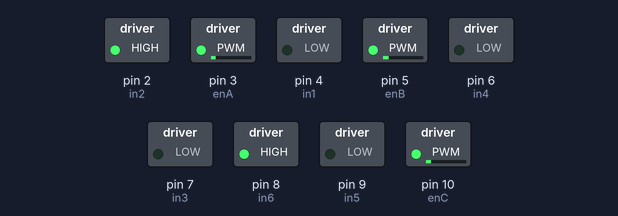
Recording of a sketch running on a simulated Arduino Uno, built with avr-gcc and run on an emulated ATmega328P. Shown: switched loads named in the sketch (green lamp = pin HIGH).

Above: at 0.05 s.
At 0.65 s:
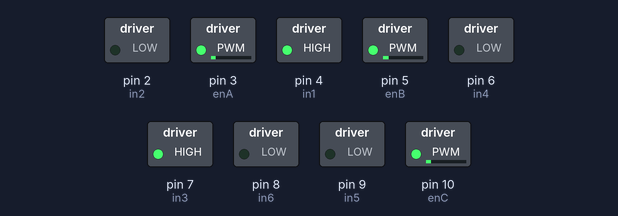
At 1.25 s:
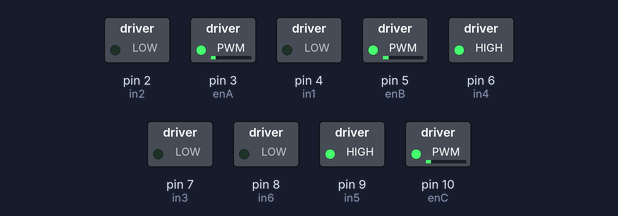
At 1.75 s:
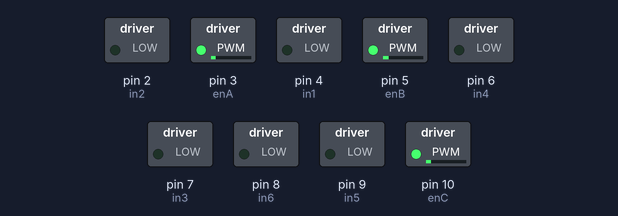
Timing chart, 0 to 3.0 s (numbered marks = the images above):
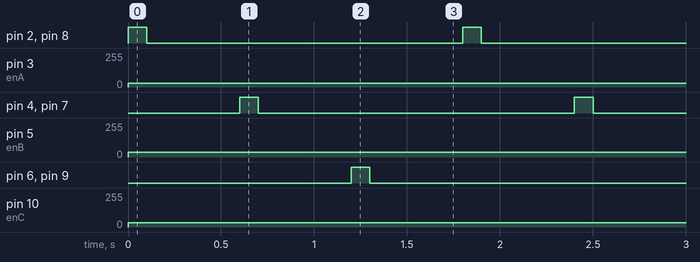

The sketch:

Motor_Control.ino
```cpp
// connect motor controller pins to Arduino digital pins
// motor one
int enA = 3;
int in1 = 4;
int in2 = 2;
// motor two
int enB = 5;
int in3 = 7;
int in4 = 6;
// motor three
int enC = 10;
int in5 = 9;
int in6 = 8;
void setup() {
 // set all the motor control pins to outputs
 pinMode(enA, OUTPUT);
 pinMode(enB, OUTPUT);
 pinMode(enC, OUTPUT);
 pinMode(in1, OUTPUT);
 pinMode(in2, OUTPUT);
 pinMode(in3, OUTPUT);
 pinMode(in4, OUTPUT);
 pinMode(in5, OUTPUT);
 pinMode(in6, OUTPUT);
 }
void demoOne() {
 // this function will run the motors in both directions at a fixed speed
 // turn on motor A
 digitalWrite(in1, LOW);
 digitalWrite(in2, HIGH);
 // set speed to 200 out of possible range 0~255
 //analogWrite(enA, 0);
 analogWrite(enA, 28);
 // turn on motor B
 digitalWrite(in3, LOW);
 digitalWrite(in4, LOW);
 // set speed to 200 out of possible range 0~255
 //analogWrite(enB, 0);
 analogWrite(enB, 35);
  // turn on motor B
 digitalWrite(in5, LOW);
 digitalWrite(in6, HIGH);
 // set speed to 200 out of possible range 0~255
 analogWrite(enC, 31);
 //analogWrite(enC, 28);
 delay(100);
 digitalWrite(in1, LOW);
 digitalWrite(in2, LOW);
 digitalWrite(in3, LOW);
 digitalWrite(in4, LOW);
 digitalWrite(in5, LOW);
 digitalWrite(in6, LOW);
 delay(500);
 // now change motor directions
 digitalWrite(in1, HIGH);
 digitalWrite(in2, LOW);
 digitalWrite(in3, HIGH);
 digitalWrite(in4, LOW);
 digitalWrite(in5, LOW);
 digitalWrite(in6, LOW);
 delay(100);
 // now turn off motors
 digitalWrite(in1, LOW);
 digitalWrite(in2, LOW);
 digitalWrite(in3, LOW);
 digitalWrite(in4, LOW);
 digitalWrite(in5, LOW);
 digitalWrite(in6, LOW);
 delay(500);
  // now change motor directions
 digitalWrite(in1, LOW);
 digitalWrite(in2, LOW);
 digitalWrite(in3, LOW);
 digitalWrite(in4, HIGH);
 digitalWrite(in5, HIGH);
 digitalWrite(in6, LOW);
 delay(100);
 // now turn off motors
 digitalWrite(in1, LOW);
 digitalWrite(in2, LOW);
 digitalWrite(in3, LOW);
 digitalWrite(in4, LOW);
 digitalWrite(in5, LOW);
 digitalWrite(in6, LOW);
 delay(500);}

 void loop()
{
 demoOne();
}
```

Measured:
- by itself, pin 2 (in2), pin 4 (in1), pin 6 (in4), pin 7 (in3), pin 8 (in6), pin 9 (in5): alternates HIGH for 0.10 s and LOW for 1.7 s
- by itself, pin 3 (enA): 0/255 → 28/255 at 0.00 s
- by itself, pin 5 (enB): 0/255 → 35/255 at 0.00 s
- by itself, pin 10 (enC): 0/255 → 31/255 at 0.00 s
